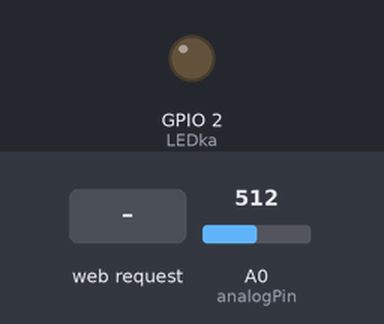
The sketch below on a simulated ESP8266 (NodeMCU). Shown: output pins drawn as LEDs (lit = HIGH). Inputs (shaded band) come from the test bench; at power-on: A0 (analogPin) = 512. WiFi joins after 1.5 s; servers stay silent unless stated; what the sketch prints to the serial monitor is not drawn.

Above: at 2.7 s.
2.8 s: HTTP request GET /ledON received
At 3.5 s:
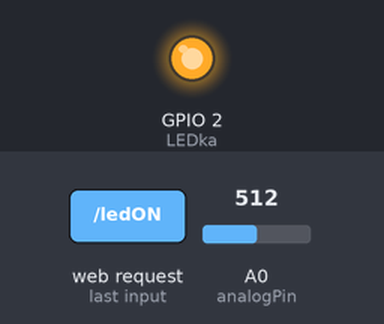
4.3 s: HTTP request GET /ledOFF received
At 5.7 s:
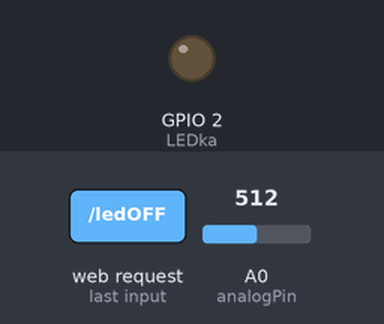
Timing chart, 0 to 7.3 s (numbered marks = the images above; inputs shaded):
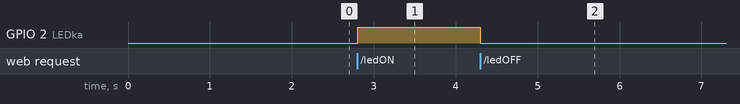

The sketch:

esp_wifi_server.ino
```cpp
// ESP Web Server
// kompatibilní s ESP32 a ESP8266
// navody.dratek.cz

// pro použití s ESP32, odkomentujte řádek níže
// #define ESP32

// připojení potřebných knihoven
#ifdef ESP32
  #include <WiFi.h>
  #include <WiFiClient.h>
  #include <WebServer.h>
  #include <ESPmDNS.h>
#else
  #include <ESP8266WiFi.h>
  #include <WiFiClient.h>
  #include <ESP8266WebServer.h>
  #include <ESP8266mDNS.h>
#endif
// vytvoření proměnných s názvem WiFi sítě a heslem
const char* nazevWifi = "PODA_1325";
const char* hesloWifi = "2AA05AA3";

// incializace webserveru na portu 80
#ifdef ESP32
  WebServer server(80);
#else
  ESP8266WebServer server(80);
#endif
// propojovací pin indikační LED diody a analogového pinu
#ifdef ESP32
  #define LEDka 31
  #define analogPin 32
#else
  #define LEDka LED_BUILTIN
  #define analogPin A0
#endif

// podprogram s hlavní zprávou, která je vytištěna
// při zadání IP adresy do prohlížeče
void zpravaHlavni() {
  // načtení hodnoty analogového pinu a času
  // od spuštění Arduina ve formátu String
  String analog = String(analogRead(analogPin));
  String cas = String(millis() / 1000);
  // vytvoření zprávy, která bude vytištěna
  // v prohlížeči (<br> znamená nový řádek)
  String zprava = "Ahoj Arduino svete!<br>";
  zprava += "Analogovy pin A0: ";
  zprava += analog;
  zprava += "<br>Cas od spusteni Arduina je ";
  zprava += cas;
  zprava += " vterin.<br><br>";
  zprava += "Stav LED: ";
  zprava += digitalRead(LEDka);
  zprava += "<br><br>";
  zprava += "<a href=\"/ledON\"\">Zapni LEDku</a><br><br>";
  zprava += "<a href=\"/ledOFF\"\">Vypni LEDku</a>";
  // vytištění zprávy se statusem 200 - OK
  server.send(200, "text/html", zprava);
}

// podprogram s chybovou zprávou, která je vytištěna
// při zadání IP adresy s neexistující podstránkou
void zpravaNeznamy() {
  // vytvoření zprávy s informací o neexistujícím odkazu
  // včetně metody a zadaného argumentu
  String zprava = "Neexistujici odkaz\n\n";
  zprava += "URI: ";
  zprava += server.uri();
  zprava += "\nMetoda: ";
  zprava += (server.method() == HTTP_GET) ? "GET" : "POST";
  zprava += "\nArgumenty: ";
  zprava += server.args();
  zprava += "\n";
  for (uint8_t i = 0; i < server.args(); i++) {
    zprava += " " + server.argName(i) + ": " + server.arg(i) + "\n";
  }
  // vytištění zprávy se statusem 404 - Nenalezeno
  server.send(404, "text/plain", zprava);
}

void setup() {
  // nastavení LED diody jako výstupní a její vypnutí
  pinMode(LEDka, OUTPUT);
  digitalWrite(LEDka, LOW);
  // zahájení komunikace po sériové lince
  Serial.begin(115200);
  // zahájení komunikace po WiFi s připojením
  // na router skrze zadané přihl. údaje
  WiFi.begin(nazevWifi, hesloWifi);
  // čekání na úspěšné připojení k routeru,
  // v průběhu čekání se vytiskne každých
  // 500 milisekund tečka po sériové lince
  while (WiFi.status() != WL_CONNECTED) {
    delay(500);
    Serial.print(".");
  }
  // odřádkování a výpis informací o úspěšném připojení
  // včetně přidelené IP adresy od routeru
  Serial.println("");
  Serial.print("Pripojeno k WiFi siti ");
  Serial.println(nazevWifi);
  Serial.print("IP adresa: ");
  Serial.println(WiFi.localIP());
  // kontrola funkčnosti MDNS
  if (MDNS.begin("espwebserver")) {
    Serial.println("MDNS responder je zapnuty.");
  }
  // nastavení vytištění hlavní zprávy po přístupu
  // na samotnou IP adresu
  server.on("/", zpravaHlavni);
  // pokud chceme vytisknout pouze menší zprávy, není
  // nutné je vytvářet v podprogramech jako zpravaHlavni,
  // viz. ukázka níže

  // nastavení vytištění jiné zprávy po přístupu na
  // podstránku ukazka, tedy např. 10.0.0.31/ukazka
  server.on("/ukazka", []() {
    String zprava = "Ukazka odkazu pro vice stranek.";
    server.send(200, "text/plain", zprava);
  });
  // nastavení stavu LED diody na zapnuto
  server.on("/ledON", []() {
    // zapnutí LED diody
    digitalWrite(LEDka, HIGH);
    Serial.println("Zapni LED.");
    // vytištění hlavní stránky
    zpravaHlavni();
  });
  // nastavení stavu LED diody na vypnuto
  server.on("/ledOFF", []() {
    // vypnutí LED diody
    digitalWrite(LEDka, LOW);
    Serial.println("Vypni LED.");
    // vytištění hlavní stránky
    zpravaHlavni();
  });
  // nastavení vytištění informací o neznámém
  // odkazu pomocí podprogramu zpravaNeznamy
  server.onNotFound(zpravaNeznamy);
  // zahájení aktivity HTTP serveru
  server.begin();
  Serial.println("HTTP server je zapnuty.");
}

void loop() {
  // pravidelné volání detekce klienta,
  // v případě otevření stránky se provedou
  // funkce nastavené výše
  server.handleClient();
  // krátká pauza před novým během smyčky
  delay(10);
}
```

Measured:
- after the input at 2.8 s, GPIO 2 (LEDka): LOW → HIGH at once
- after the input at 4.3 s, GPIO 2 (LEDka): HIGH → LOW at once
